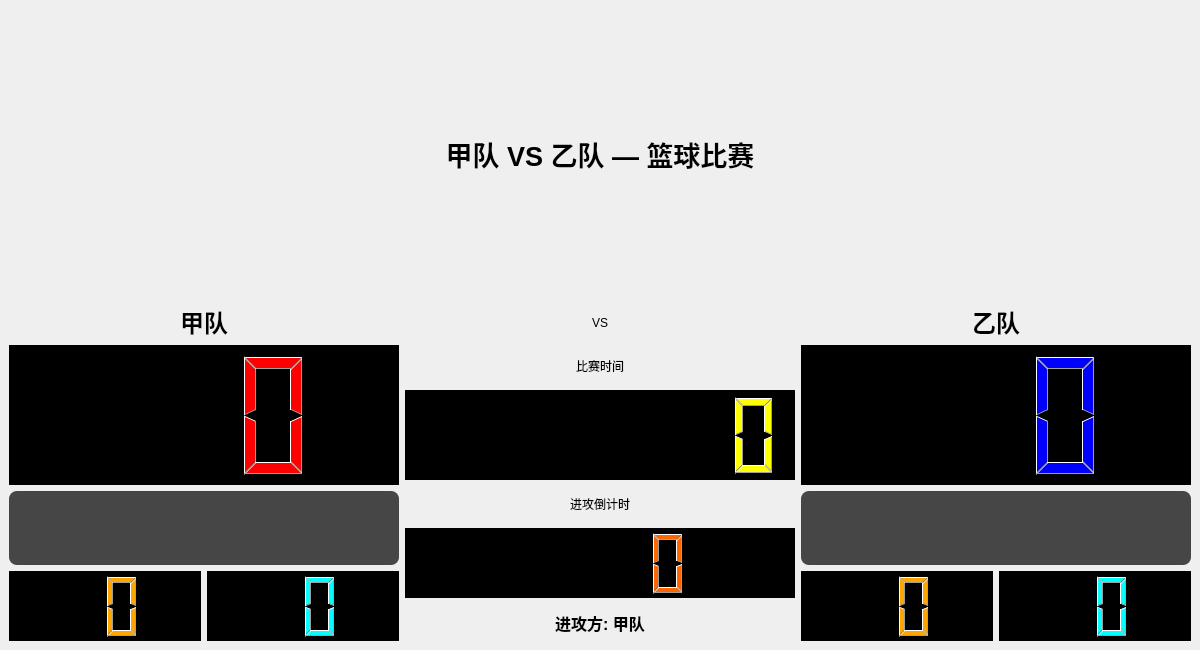
<?xml version="1.0" encoding="UTF-8"?>
<ui version="4.0">
 <class>BasketballScoreboardWindow</class>
 <widget class="QMainWindow" name="BasketballScoreboardWindow">
  <property name="geometry">
   <rect><x>0</x><y>0</y><width>1200</width><height>650</height></rect>
  </property>
  <property name="windowTitle"><string>篮球计分板</string></property>
  <widget class="QWidget" name="centralwidget">
   <layout class="QVBoxLayout" name="mainLayout">
    <item><widget class="QLabel" name="labelTitle"><property name="text"><string>甲队 VS 乙队 — 篮球比赛</string></property><property name="alignment"><set>Qt::AlignCenter</set></property><property name="font"><font><pointsize>20</pointsize><bold>true</bold></font></property></widget></item>
    <item>
     <layout class="QHBoxLayout" name="teamDataLayout">
      <item>
       <layout class="QVBoxLayout" name="teamALayout">
        <item><widget class="QLabel" name="labelTeamAName"><property name="text"><string>甲队</string></property><property name="alignment"><set>Qt::AlignCenter</set></property><property name="font"><font><pointsize>18</pointsize><bold>true</bold></font></property></widget></item>
        <item><widget class="QLCDNumber" name="lcdScoreA"><property name="minimumSize"><size><width>220</width><height>140</height></size></property><property name="digitCount"><number>3</number></property><property name="styleSheet"><string notr="true">color: red; background-color: black;</string></property></widget></item>
        <item><widget class="QLabel" name="labelScoreAOverlay"><property name="text"><string/></property><property name="alignment"><set>Qt::AlignCenter</set></property><property name="font"><font><pointsize>48</pointsize><bold>true</bold></font></property><property name="styleSheet"><string notr="true">color: #00ff00; background-color: rgba(0, 0, 0, 180); border-radius: 8px;</string></property><property name="visible"><bool>false</bool></property></widget></item>
        <item>
         <layout class="QHBoxLayout" name="foulTimeoutALayout">
          <item><widget class="QLCDNumber" name="lcdFoulA"><property name="minimumSize"><size><width>100</width><height>70</height></size></property><property name="digitCount"><number>2</number></property><property name="styleSheet"><string notr="true">color: orange; background-color: black;</string></property></widget></item>
          <item><widget class="QLCDNumber" name="lcdTimeoutA"><property name="minimumSize"><size><width>100</width><height>70</height></size></property><property name="digitCount"><number>2</number></property><property name="styleSheet"><string notr="true">color: cyan; background-color: black;</string></property></widget></item>
         </layout>
        </item>
       </layout>
      </item>
      <item>
       <layout class="QVBoxLayout" name="centerLayout">
        <item><widget class="QLabel" name="labelVS"><property name="text"><string>VS</string></property><property name="alignment"><set>Qt::AlignCenter</set></property></widget></item>
        <item><widget class="QLabel" name="labelGameTime"><property name="text"><string>比赛时间</string></property><property name="alignment"><set>Qt::AlignCenter</set></property></widget></item>
        <item><widget class="QLCDNumber" name="lcdGameTime"><property name="minimumSize"><size><width>200</width><height>90</height></size></property><property name="digitCount"><number>8</number></property><property name="styleSheet"><string notr="true">color: yellow; background-color: black;</string></property></widget></item>
        <item><widget class="QLabel" name="labelOffenseTime"><property name="text"><string>进攻倒计时</string></property><property name="alignment"><set>Qt::AlignCenter</set></property></widget></item>
        <item><widget class="QLCDNumber" name="lcdOffenseTime"><property name="minimumSize"><size><width>140</width><height>70</height></size></property><property name="digitCount"><number>5</number></property><property name="styleSheet"><string notr="true">color: #ff6600; background-color: black;</string></property></widget></item>
        <item><widget class="QLabel" name="labelOffenseSide"><property name="text"><string>进攻方: 甲队</string></property><property name="alignment"><set>Qt::AlignCenter</set></property><property name="font"><font><pointsize>12</pointsize><bold>true</bold></font></property></widget></item>
       </layout>
      </item>
      <item>
       <layout class="QVBoxLayout" name="teamBLayout">
        <item><widget class="QLabel" name="labelTeamBName"><property name="text"><string>乙队</string></property><property name="alignment"><set>Qt::AlignCenter</set></property><property name="font"><font><pointsize>18</pointsize><bold>true</bold></font></property></widget></item>
        <item><widget class="QLCDNumber" name="lcdScoreB"><property name="minimumSize"><size><width>220</width><height>140</height></size></property><property name="digitCount"><number>3</number></property><property name="styleSheet"><string notr="true">color: blue; background-color: black;</string></property></widget></item>
        <item><widget class="QLabel" name="labelScoreBOverlay"><property name="text"><string/></property><property name="alignment"><set>Qt::AlignCenter</set></property><property name="font"><font><pointsize>48</pointsize><bold>true</bold></font></property><property name="styleSheet"><string notr="true">color: #00ff00; background-color: rgba(0, 0, 0, 180); border-radius: 8px;</string></property><property name="visible"><bool>false</bool></property></widget></item>
        <item>
         <layout class="QHBoxLayout" name="foulTimeoutBLayout">
          <item><widget class="QLCDNumber" name="lcdFoulB"><property name="minimumSize"><size><width>100</width><height>70</height></size></property><property name="digitCount"><number>2</number></property><property name="styleSheet"><string notr="true">color: orange; background-color: black;</string></property></widget></item>
          <item><widget class="QLCDNumber" name="lcdTimeoutB"><property name="minimumSize"><size><width>100</width><height>70</height></size></property><property name="digitCount"><number>2</number></property><property name="styleSheet"><string notr="true">color: cyan; background-color: black;</string></property></widget></item>
         </layout>
        </item>
       </layout>
      </item>
     </layout>
    </item>
   </layout>
  </widget>
 </widget>
 <resources/>
 <connections/>
</ui>
